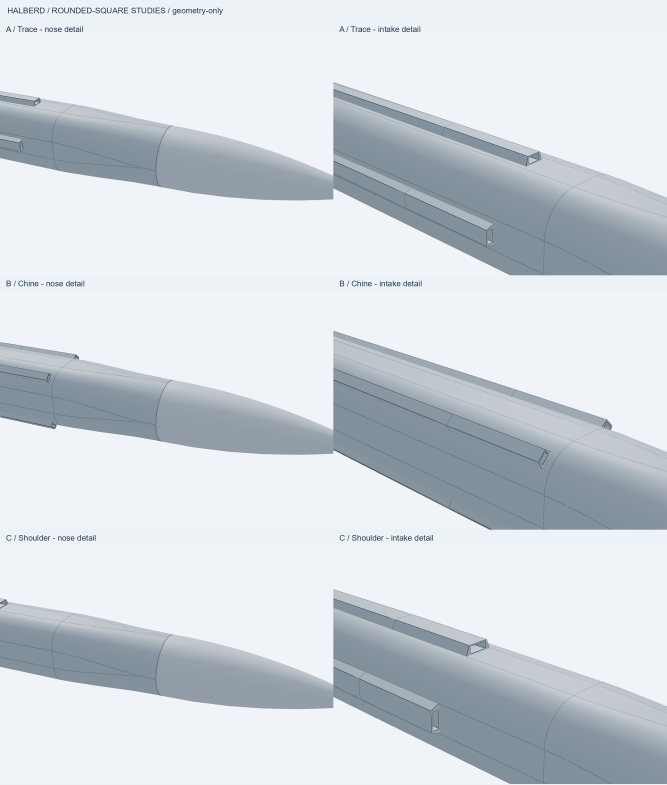
#> input picture cad/halberd_rounded_square/reviews/ABC_Details.png, 2000 x 2353 px, given in place of N3_module_end.png, which was not available (shown at 1/3 size)
$ python assemble_interleaved_comparison.py
#> lines starting #> are read from the running program, lines starting #| are printed output that depends on the picture; pictures that were not available may be replaced by others from this repository, and a replacement may not be noted
"""Matched N/A board; source PNGs retain identical camera settings."""
from pathlib import Path
from PIL import Image, ImageDraw, ImageFont

ROOT = Path(__file__).resolve().parents[1]
R = ROOT/'reviews'
board = Image.new('RGB', (1600, 1900), '#e9eff3')
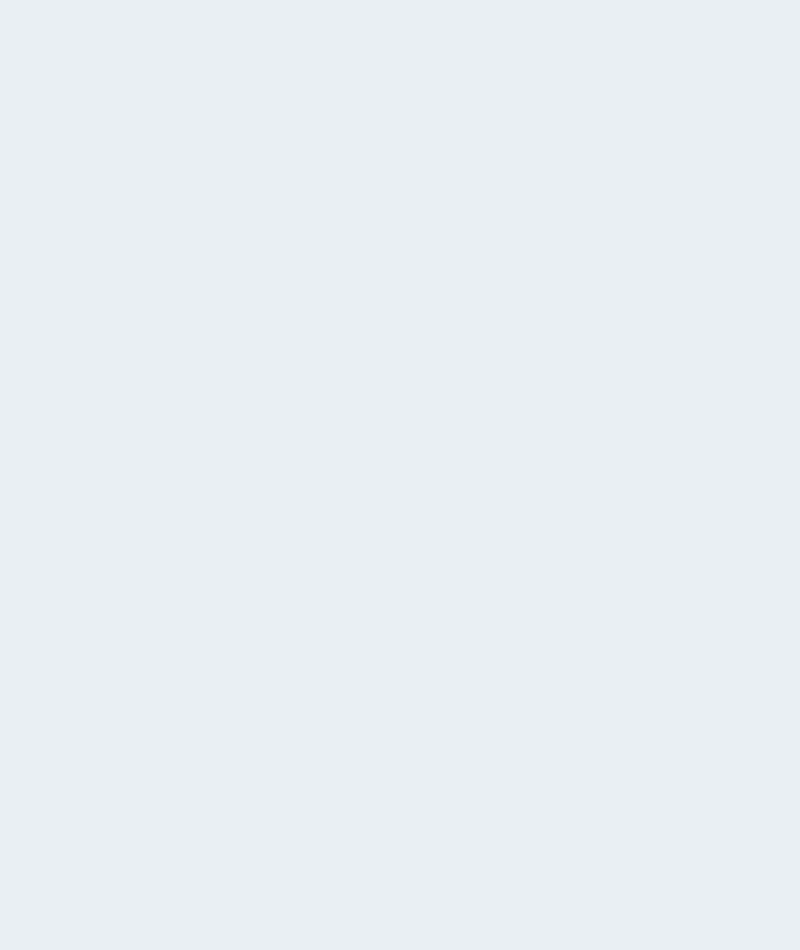
#> board: PIL image 1600x1900 RGB (shown at 1/2 size); mean R, G, B 233, 239, 243
d = ImageDraw.Draw(board)
font = ImageFont.truetype('C:/Windows/Fonts/arial.ttf', 22)
small = ImageFont.truetype('C:/Windows/Fonts/arial.ttf', 18)
d.text((20, 15), 'PHANTOM - MATCHED N / A COMPARISON - CAD REVIEW, USER ACCEPTANCE PENDING', fill='#263c49', font=font)
for col, prefix, label in [(0, 'N3_', 'N / R3: 10.5 mm corresponding-panel offset'),
                            (1, 'O_A_', 'A / Interleaved: 5.5 mm offset (47.6% reduction)')]:
    d.text((col*800+20, 55), label, fill='#263c49', font=small)
    for row, (name, title) in enumerate([('module_end','STOWED STACK / SUPPORT'),
                                         ('module_iso','ISOLATED STOWED'),
                                         ('deployed_iso','DEPLOYED'),
                                         ('deployed_top','DEPLOYED TOP / SAME PLANFORM')]):
        y = 100+row*430
        d.text((col*800+20,y), title, fill='#263c49', font=small)
        im = Image.open(R/(prefix+name+'.png')).convert('RGB')
#> im is the input picture: PIL image 2000x2353 RGB; mean R, G, B 208.4, 215.1, 221.8
        im.thumbnail((780,390))
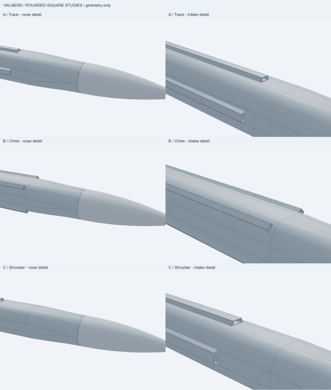
#> im: PIL image 331x390 RGB; mean R, G, B 208.4, 215.1, 221.8
        board.paste(im, (col*800+(800-im.width)//2,y+30))
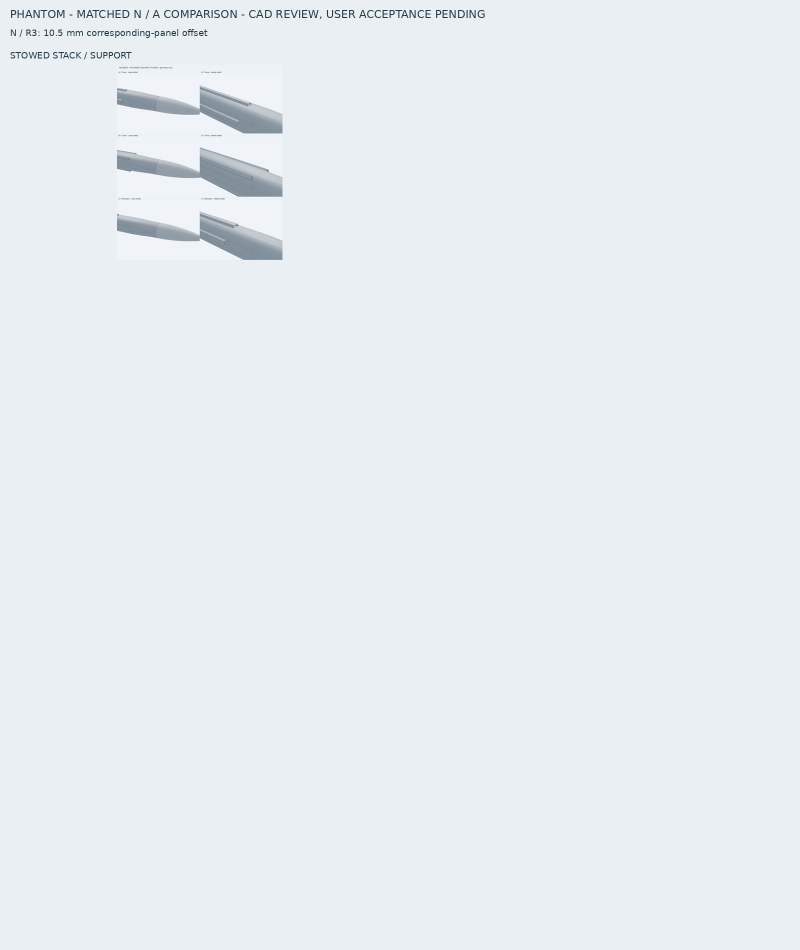
#> board: PIL image 1600x1900 RGB (shown at 1/2 size); mean R, G, B 231.5, 237.6, 241.7
#> (the run stopped early here; a loop or call above may not have finished)

$ run again, on cad/halberd_rounded_square/reviews/A_top.png
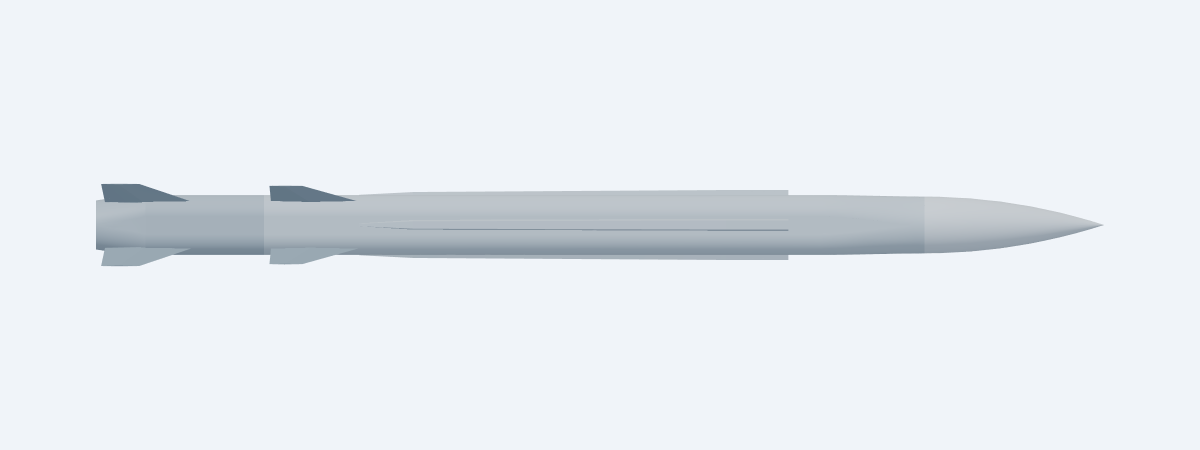
#> input picture cad/halberd_rounded_square/reviews/A_top.png, 2400 x 900 px, given in place of N3_module_end.png, which was not available (shown at 1/2 size)
#> `im.thumbnail((780,390))`:
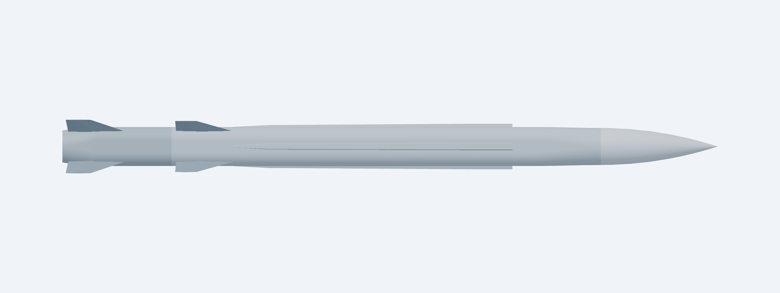
#> im: PIL image 780x293 RGB; mean R, G, B 231.8, 236.5, 241.9

$ run again, on cad/halberd_rounded_square/reviews/Booster_R7_fin_iso.png
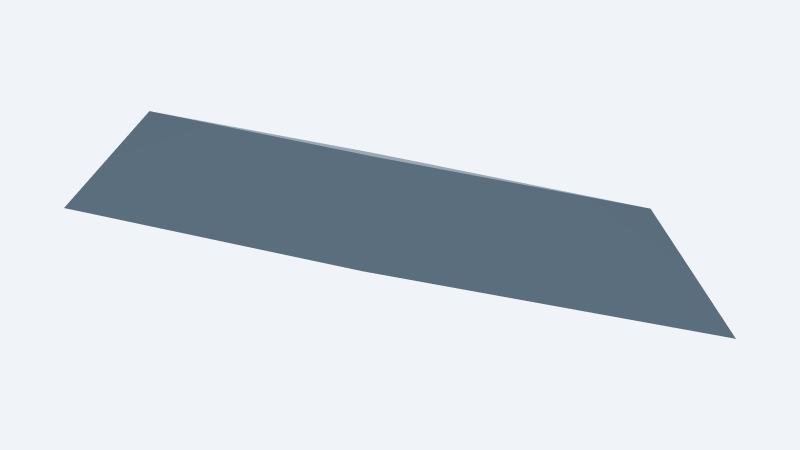
#> input picture cad/halberd_rounded_square/reviews/Booster_R7_fin_iso.png, 1600 x 900 px, given in place of N3_module_end.png, which was not available (shown at 1/2 size)
#> `im.thumbnail((780,390))`:
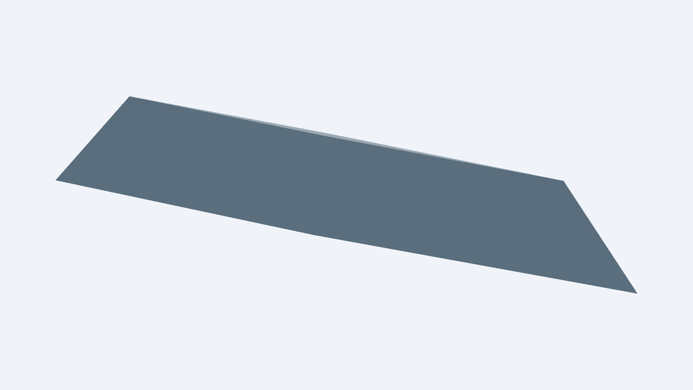
#> im: PIL image 693x390 RGB; mean R, G, B 211.5, 218.5, 225.5
#> `board.paste(im, (col*800+(800-im.width)//2,y+30))`:
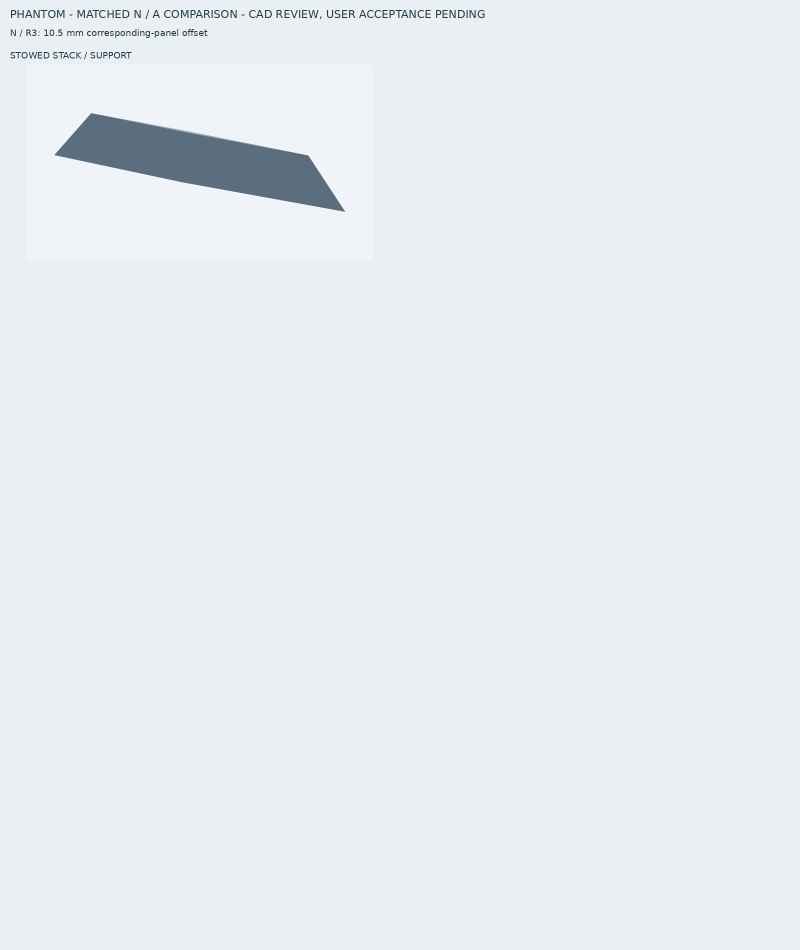
#> board: PIL image 1600x1900 RGB (shown at 1/2 size); mean R, G, B 230.6, 236.8, 241
